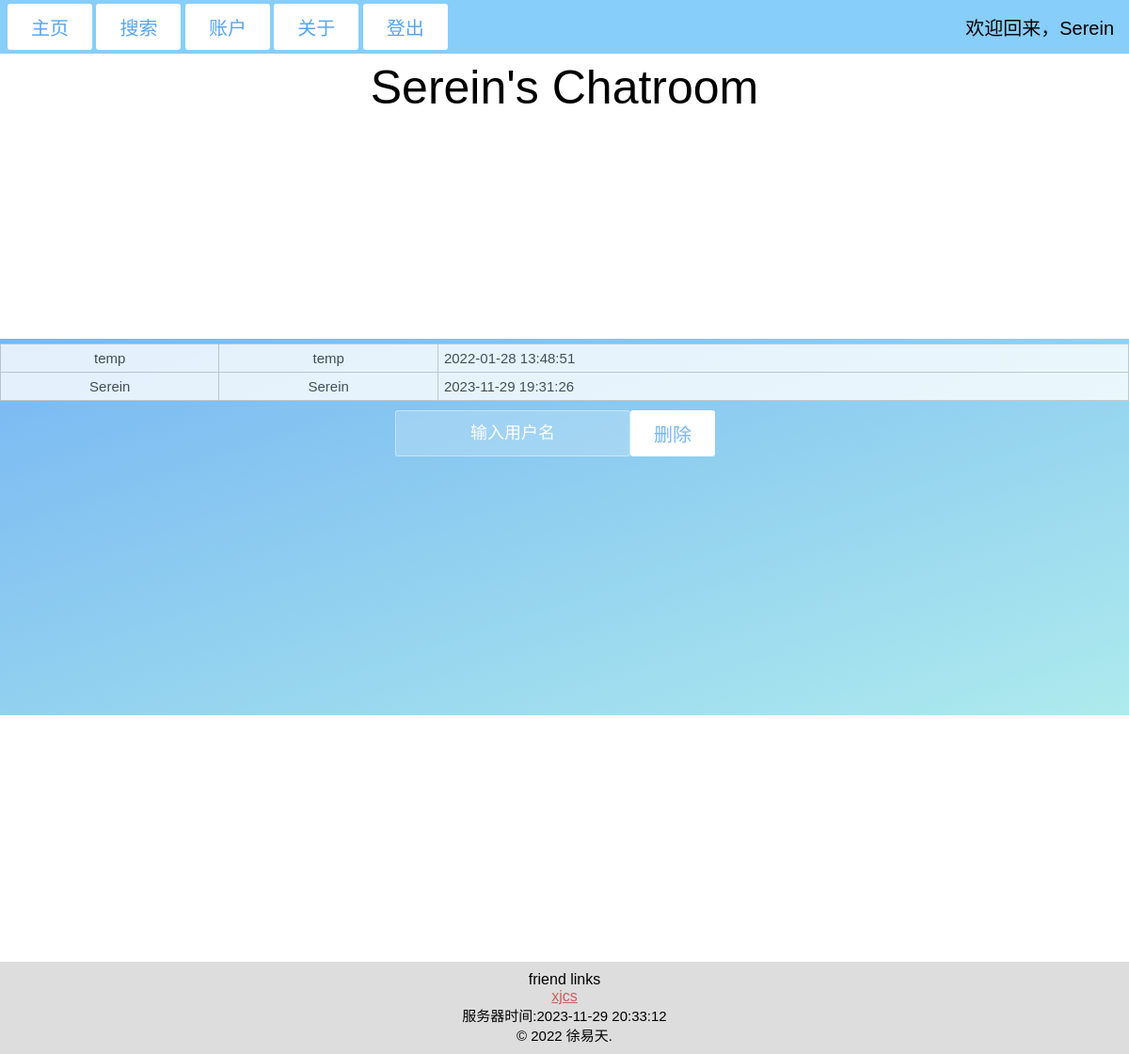
Screenshot of /chatroom/control (signed in) with the database file from the repository.
### tables this page shows
CREATE TABLE accountinf_sql(id varchar(50)  primary key,
                                                        name varchar(50),
                                                        password varchar(50),
                                                        lastlogin varchar(50)
                                                        );

### app/app.py (the view, shortened to what this page needs)
@app.route('/chatroom/control', methods=['GET', 'POST'])
def control():
    servertime = ''
    accounts = db.getaccounts('Sereincr.db')
    if servertime != time.strftime("%Y-%m-%d %H:%M:%S", time.localtime()):
        servertime = time.strftime("%Y-%m-%d %H:%M:%S", time.localtime())
    if request.form.get('search', 'None') == 'search':
        return redirect('se')
    elif request.form.get('account', 'None') == 'account':
        return redirect('acc')
    elif request.form.get('info', 'None') == 'info':
        return redirect('inf')
    elif request.form.get('home', 'None') == 'home':
        return redirect('/chatroom')
    elif request.form.get('logout', 'None') == 'logout':
        session.clear()
        return redirect('/')
    return render_template('chatroom_admin.html', name=session['name'], servertime=servertime,
                           accounts=accounts)

### app/dbop.py (called while the page is built)
    @staticmethod  # 查询所有账户
    def getaccounts(dbname):
        db = sqlite3.connect(dbname)
        cur = db.cursor()
        cur.execute("SELECT * FROM accountinf_sql ORDER BY id desc")
        data = cur.fetchall()
        cur.close()
        db.close()
        return data

### app/templates/chatroom_admin.html (shortened to what this page needs)
<!DOCTYPE html>
<html lang="zh">
<head>
<link rel="stylesheet" type="text/css" href="{{ url_for('static',filename='style2.css')}}"/>
</head>
<body>
<div class="header">
  <br><br><br>
  <h1>Serein's Chatroom</h1>
</div>
<div class="topnav">
  <form method="post">
	<button type="submit" name="home" value="home">主页</button>
    <button type="submit" name="search" value="search">搜索</button>
    <button type="submit" name="account" value="account">账户</button>
    <button type="submit" name="info" value="info">关于</button>
	<button type="submit" name="logout" value="logout">登出</button>
  </form>
  <p>欢迎回来，{{name}}</p>
</div>
<div class="wrapper">
	<div class="container">
    {%if accounts%}
		<table>
			{%for account in accounts%}
			<tr>
				<td class="lm">{{account[0]}}</td>
				<td class="lm">{{account[1]}}</td>
				<td class="r">{{account[3]}}</td>
			</tr>
			{%endfor%}
		</table>
		{%endif%}
		<form class="form2" method="post">
			<input name="text" type="text" placeholder="输入用户名">
			<button type="submit" name="delcheck" value="delcheck">删除</button>
		</form>
	</div>
	<ul class="bg-bubbles">
	</ul>
</div>
<div class="footer">
  <ul>
	  <li>friend links</li>
	  <li><a href="http://115.236.49.52:8000" target="_blank">xjcs</a></li>
  </ul>
  <p>服务器时间:{{servertime}}</p>
  <p>© 2022 徐易天.</p>
</div>
</body>
</html>

### app/static/style2.css (style rules this page uses)
* { box-sizing: border-box; margin: 0; padding: 0; font-weight: 300; }
body { font-family: 'Source Sans Pro', sans-serif; color: rgb(0, 0, 0); font-weight: 300; text-align: center }
.wrapper { background: #56a5f0; background: -webkit-linear-gradient(top left, #56a5f0 0%, #99e6e9 100%); background: linear-gradient(to bottom right, #56a5f0 0%, #99e6e9 100%); opacity: 0.8; position: absolute; top: 50%; left: 0; width: 100%; height: 400px; margin-top: -200px; overflow: auto; }
.container { max-width: 1200px; margin: 0 auto; padding: 5px 0; text-align: center; }
form { position: absolute; margin: 4px 3px; left: 5px; z-index: 2; }
form input { -webkit-appearance: none; -moz-appearance: none; appearance: none; outline: 0; border: 1px solid rgba(255, 255, 255, 0.4); background-color: rgba(255, 255, 255, 0.2); width: 250px; border-radius: 3px; padding: 10px 15px; margin: 0 auto 10px auto; display: block; text-align: center; font-size: 18px; color: white; -webkit-transition-duration: 0.25s; transition-duration: 0.25s; font-weight: 300; }
form button { -webkit-appearance: none; -moz-appearance: none; appearance: none; outline: 0; background-color: white; border: 0; padding: 10px 15px; color: #56a5f0; border-radius: 3px; width: 90px; margin: 0 auto 10px auto; cursor: pointer; font-size: 20px; display:inline-block; -webkit-transition-duration: 0.25s; transition-duration: 0.25s; }
.form2 { display: flex; position: absolute; left: 35%; margin: 10px auto; }
.bg-bubbles { position: absolute; top: 0; left: 0; width: 100%; height: 100%; z-index: -1; }
.header { padding: 10px; text-align: center; font-family: 'Source Sans Pro', sans-serif; }
.header h1 { font-family: 'Source Sans Pro', sans-serif; font-size: 50px; }
.topnav { overflow: hidden; background-color: lightskyblue; position: fixed; top: 0; width: 100%; }
.topnav p { float: right; display: block; text-align: center; padding: 14px 16px; text-decoration: none; font-family: 'Source Sans Pro', sans-serif; font-size: 20px; }
.footer { padding: 10px; text-align: center; font-family: 'Source Sans Pro', sans-serif; width: 100%; position: fixed; bottom:0; background-color: #ddd; }
.footer a { text-align: center; font-family: 'Source Sans Pro', sans-serif; color:indianred; }
.footer p { font-family: 'Source Sans Pro', sans-serif; font-size: 15px; text-align: center; }
.lm { font-family: 'Source Sans Pro', sans-serif; font-size: 15px; text-align: center; width: 250px; }
.r { font-family: 'Source Sans Pro', sans-serif; font-size: 15px; text-align: left; width: 800px; }
table { margin: 0 auto;border-collapse:collapse;background-color: white;opacity: 0.8; }
table,table th,table td { border:1px solid #bbbbbb }
table th,table td { padding:6px }

### rows the page displays
accountinf_sql: id "temp", name "temp", lastlogin "2022-01-28 13:48:51"
accountinf_sql: id "Serein", name "Serein", lastlogin "2023-11-29 19:31:26"

### other values shown
{{ name }} "Serein"
{{ servertime }} "2023-11-29 20:33:12"
